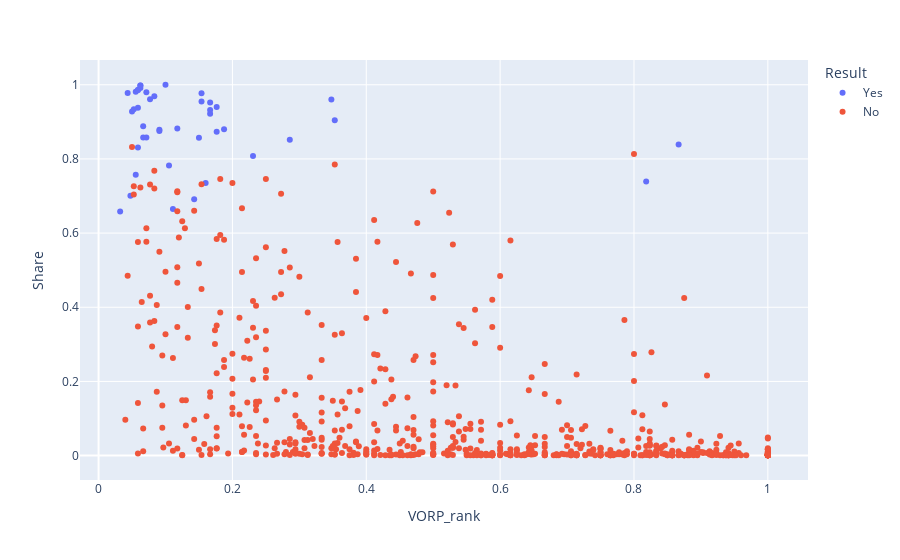

The cell this chart's notebook holds for it:
### Code cell
fig5 = plex.scatter(MVP_main_rankings,
                    y = 'Share',
                    x = 'VORP_rank',
                    color='Result',
                    hover_name='Player',
                    hover_data=['Year']
                   )

fig5.show()

### Figure 1 — Plotly figure (JSON) as saved in the notebook; plotly's stock layout.template omitted (floating-point values rounded to 4 significant figures; data arrays with more than 128 entries replaced by an {"elided": "..."} marker saying what was removed)
{"data": [{"customdata": [[1980], [1981], [1982], [1983], [1984], [1985], [1986], [1987], [1988], [1989], [1990], [1991], [1992], [1993], [1994], [1995], [1996], [1997], [1998], [1999], [2000], [2001], [2002], [2003], [2004], [2005], [2006], [2007], [2008], [2009], [2010], [2011], [2012], [2013], [2014], [2015], [2016], [2017], [2018], [2019], [2020], [2021], [2022]], "hovertemplate": "<b>%{hovertext}</b><br><br>Result=Yes<br>VORP_rank=%{x}<br>Share=%{y}<br>Year=%{customdata[0]}<extra></extra>", "hovertext": ["Kareem Abdul-Jabbar", "Julius Erving", "Moses Malone", "Moses Malone", "Larry Bird", "Larry Bird", "Larry Bird", "Magic Johnson", "Michael Jordan", "Magic Johnson", "Magic Johnson", "Michael Jordan", "Michael Jordan", "Charles Barkley", "Hakeem Olajuwon", "David Robinson", "Michael Jordan", "Karl Malone", "Michael Jordan", "Karl Malone", "Shaquille O'Neal", "Allen Iverson", "Tim Duncan", "Tim Duncan", "Kevin Garnett", "Steve Nash", "Steve Nash", "Dirk Nowitzki", "Kobe Bryant", "LeBron James", "LeBron James", "Derrick Rose", "LeBron James", "LeBron James", "Kevin Durant", "Stephen Curry", "Stephen Curry", "Russell Westbrook", "James Harden", "Giannis Antetokounmpo", "Giannis Antetokounmpo", "Nikola Jokić", "Nikola Jokić"], "legendgroup": "Yes", "marker": {"color": "#636efa", "symbol": "circle"}, "mode": "markers", "name": "Yes", "orientation": "v", "showlegend": true, "type": "scatter", "x": [0.1111, 0.03226, 0.16, 0.3478, 0.06667, 0.04348, 0.05556, 0.1765, 0.05882, 0.1053, 0.1429, 0.05, 0.05882, 0.2857, 0.1875, 0.07143, 0.05882, 0.15, 0.05263, 0.04762, 0.0625, 0.3529, 0.05556, 0.2308, 0.0625, 0.8667, 0.8182, 0.1176, 0.1765, 0.08333, 0.07143, 0.1538, 0.06667, 0.0625, 0.05882, 0.1667, 0.1, 0.09091, 0.1538, 0.1667, 0.1667, 0.07692, 0.09091], "xaxis": "x", "y": [0.665, 0.658, 0.735, 0.96, 0.858, 0.978, 0.981, 0.94, 0.831, 0.782, 0.691, 0.928, 0.938, 0.852, 0.88, 0.858, 0.986, 0.857, 0.934, 0.701, 0.998, 0.904, 0.757, 0.808, 0.991, 0.839, 0.739, 0.882, 0.873, 0.969, 0.98, 0.977, 0.888, 0.998, 0.986, 0.922, 1, 0.879, 0.955, 0.932, 0.952, 0.961, 0.875], "yaxis": "y"}, {"customdata": {"elided": "647x1 int values"}, "hovertemplate": "<b>%{hovertext}</b><br><br>Result=No<br>VORP_rank=%{x}<br>Share=%{y}<br>Year=%{customdata[0]}<extra></extra>", "hovertext": {"elided": "647 str values"}, "legendgroup": "No", "marker": {"color": "#EF553B", "symbol": "circle"}, "mode": "markers", "name": "No", "orientation": "v", "showlegend": true, "type": "scatter", "x": {"elided": "647 float values"}, "xaxis": "x", "y": {"elided": "647 float values"}, "yaxis": "y"}], "layout": {"autosize": true, "legend": {"title": {"text": "Result"}, "tracegroupgap": 0}, "margin": {"t": 60}, "xaxis": {"anchor": "y", "autorange": true, "domain": [0, 1], "range": [-0.02867, 1.061], "title": {"text": "VORP_rank"}, "type": "linear"}, "yaxis": {"anchor": "x", "autorange": true, "domain": [0, 1], "range": [-0.07635, 1.077], "title": {"text": "Share"}, "type": "linear"}}}
